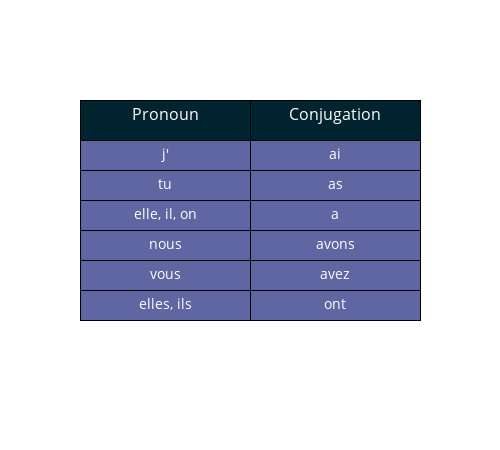

Notebook code cell kept with this figure:
### Markdown cell above
## 2. Avoir  (to have)

### Code cell
french = ["j'",'tu','elle, il, on','nous','vous','elles, ils']
avoir_conjug = ['ai','as','a','avons','avez','ont']

trace0 = go.Table(
  columnorder = [1,2],
  columnwidth = [10,10],
  header = dict(
    values = ['Pronoun','Conjugation'],
    line = dict(color = 'rgb(0,0,0)'),
    fill = dict(color = 'rgb(0,35,48)'),
    align = ['center','center'],
    font = dict(color = 'white', size = 16),
    height = 40
  ),
  cells = dict(
    values = [french,avoir_conjug],
    line = dict(color = 'black'),
    fill = dict(color = 'rgb(95,102,161)'),
    align = ['center', 'center'],
    font = dict(color = 'white', size = 14),
    height = 30
    )
)
layout = dict(width=500, height=450)

data = [trace0]
fig = dict(data = data, layout = layout)

iplot(fig)

### Figure 1 — Plotly figure (JSON) as saved in the notebook; plotly's stock layout.template omitted (floating-point values rounded to 4 significant figures)
{"data": [{"cells": {"align": ["center", "center"], "fill": {"color": "rgb(95,102,161)"}, "font": {"color": "white", "size": 14}, "height": 30, "line": {"color": "black"}, "values": [["j'", "tu", "elle, il, on", "nous", "vous", "elles, ils"], ["ai", "as", "a", "avons", "avez", "ont"]]}, "columnorder": [1, 2], "columnwidth": [10, 10], "header": {"align": ["center", "center"], "fill": {"color": "rgb(0,35,48)"}, "font": {"color": "white", "size": 16}, "height": 40, "line": {"color": "rgb(0,0,0)"}, "values": ["Pronoun", "Conjugation"]}, "type": "table"}], "layout": {"height": 450, "width": 500}}
